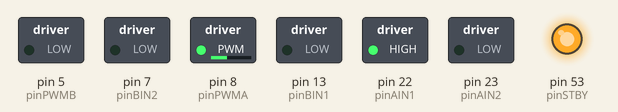
Simulated run of this sketch. Board: Arduino Mega 2560, built with avr-gcc and run on an emulated ATmega2560. Parts: switched loads named in the sketch (green lamp = pin HIGH), output pins drawn as LEDs (lit = HIGH).

Above: at 0.1 s.
Timing chart, 0 to 1.6 s (numbered marks = the images above):
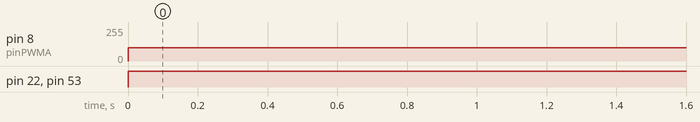

The sketch:

motor_test.ino
```cpp
#include <SparkFun_TB6612.h>

// motor1
int pinAIN1 = 22;
int pinAIN2 = 23;
int pinPWMA = 8;
// motor2
int pinBIN1 = 13;
int pinBIN2 = 7;
int pinPWMB = 5;
//stanby
int pinSTBY = 53;

//constants to remember the parameters
static boolean down = 0;
static boolean up = 1;
static int motor1 = 0;
static int motor2 = 1;

//define for PID control

double Kp = 0.33;
double Ki = 0.0001;
double Kd = 0.0001;

struct PID_control{

  double P;
  double I;
  double D;
  double error;
  double error_previous;
  double current_pos;
  double PID;
  double sensorValue;
};
//for 2 motor
  struct PID_control PIDcontrol[2];

double Time = 0.004;

unsigned long prev_time = 0;
String stringTemp = "";String stringX="";String stringY="";
int intTemp[2] = {0,0};


void setup() {
  Serial.begin(115200);
  //set PIN Modes
  pinMode(pinPWMA, OUTPUT);
  pinMode(pinAIN1, OUTPUT);
  pinMode(pinAIN2, OUTPUT);

  pinMode(pinBIN1, OUTPUT);
  pinMode(pinBIN2, OUTPUT);
  pinMode(pinPWMB, OUTPUT);

  pinMode(pinSTBY, OUTPUT);

  Serial.setTimeout(10000);

}

void loop() {
//PIDcontrol[0].sensorValue = analogRead(A0);
//PIDcontrol[1].sensorValue = analogRead(A1);
//  if (Serial.available() > 0 ) {
//
//    stringTemp = Serial.readStringUntil('#');
//    int pos = stringTemp.indexOf(',');
//
//    if(stringTemp[0] =='@'){
//      stringX = stringTemp.substring(1,pos);
//      stringY = stringTemp.substring(1+pos);
//      Serial.print(pos);
//      Serial.print("   ->  " +stringTemp+"  |  ");
//      Serial.print(stringX+"  |  ");
//      Serial.println(stringY);
//      intTemp[0] = stringX.toInt();
//      intTemp[1] = stringY.toInt();
//
//      Serial.print("X:  ");
//      Serial.print(intTemp[0]);Serial.print("   |   ");
//      Serial.print("Y:  ");
//      Serial.println(intTemp[1]);
//    }
//
//
//  }
//going(motor1,intTemp[0],PIDcontrol[0].sensorValue);


//   going(motor1,500,PIDcontrol[0].sensorValue);
  motorDrive(motor1,up,100);

//    Serial.println(PIDcontrol[0].sensorValue);


}


void motorDrive(int motorNumber, boolean motorDirection, int motorSpeed) {

  boolean pinIn1;

  //Clockwise: AIN1/BIN1 = HIGH and AIN2/BIN2 = LOW
  //Counter-Clockwise: AIN1/BIN1 = LOW and AIN2/BIN2 = HIGH

  if (motorDirection == down)
    pinIn1 = HIGH;
  else
    pinIn1 = LOW;

  if (motorNumber == motor1) {
    digitalWrite(pinAIN1, !pinIn1);
    digitalWrite(pinAIN2, pinIn1);
    analogWrite(pinPWMA, motorSpeed);
  } else {
    digitalWrite(pinBIN1, pinIn1);
    digitalWrite(pinBIN2, !pinIn1);
    analogWrite(pinPWMB, motorSpeed);
  }
  //make STBY disabled
  digitalWrite(pinSTBY, HIGH);
}

void motorBrake(int motorNumber) {
  if (motorNumber == motor1)
    analogWrite(pinPWMA, 0);
  else
    analogWrite(pinPWMB, 0);
}

void motorStop(int motorNumber) {
  if (motorNumber == motor1) {
    digitalWrite(pinAIN1, LOW);
    digitalWrite(pinAIN2, LOW);
  } else {
    digitalWrite(pinBIN1, LOW);
    digitalWrite(pinBIN2, LOW);
  }
}

void motorsStanby() {
  digitalWrite(pinSTBY, LOW);
}

void going(int motornumber, double destination, double pos){

    PIDcontrol[motornumber].error = destination - pos;

    PIDcontrol[motornumber].P = PIDcontrol[motornumber].error * Kp;
    PIDcontrol[motornumber].I = PIDcontrol[motornumber].I + Ki * PIDcontrol[motornumber].error * Time;
    PIDcontrol[motornumber].D = Kd * (PIDcontrol[motornumber].error - PIDcontrol[motornumber].error_previous) / Time;
    PIDcontrol[motornumber].PID = PIDcontrol[motornumber].P + PIDcontrol[motornumber].I + PIDcontrol[motornumber].D;

    PIDcontrol[motornumber].PID = -(PIDcontrol[motornumber].PID / abs(PIDcontrol[motornumber].PID)) * (abs(PIDcontrol[motornumber].PID)+60);


    bool dir;
    if (PIDcontrol[motornumber].PID > 0)
    {
      dir = 0;
       PIDcontrol[motornumber].PID = PIDcontrol[motornumber].PID-10;
    }
    else {
      dir = 1;
      PIDcontrol[motornumber].PID = PIDcontrol[motornumber].PID-20;
    }

    if ( abs(PIDcontrol[motornumber].error) < 5){
      PIDcontrol[motornumber].PID = 0;

    }
    if( PIDcontrol[motornumber].PID >255){
      PIDcontrol[motornumber].PID = 255;
    }else if(PIDcontrol[motornumber].PID<-255){
      PIDcontrol[motornumber].PID = -255;
    }else{

    }
    motorDrive(motornumber, dir, abs(PIDcontrol[motornumber].PID));
//    delay(2);


//    Serial.print(PIDcontrol[motornumber].sensorValue); Serial.print("      "); Serial.println(PIDcontrol[motornumber].PID);
    PIDcontrol[motornumber].error_previous = PIDcontrol[motornumber].error;

}
```

Measured:
- by itself, pin 8 (pinPWMA): 0/255 → 100/255 at 0.00 s
- by itself, pin 22 (pinAIN1), pin 53 (pinSTBY): LOW → HIGH at 0.00 s
